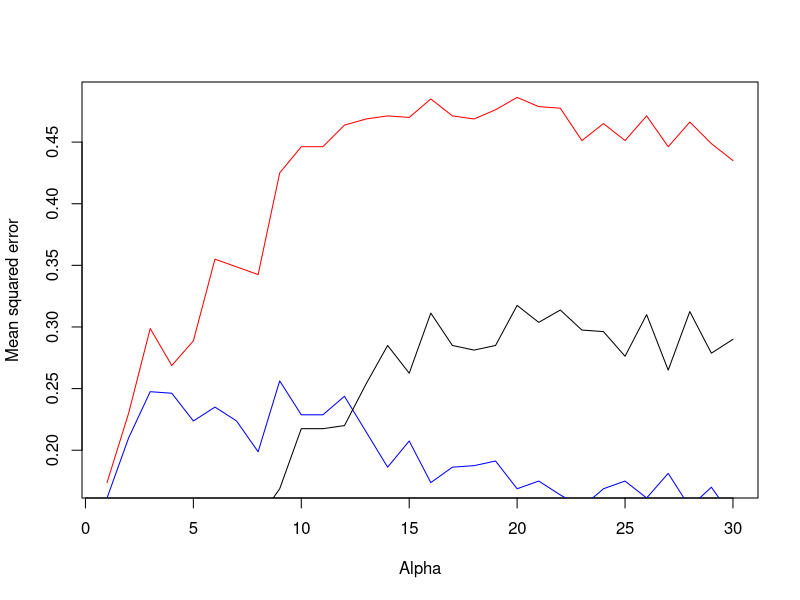

Write R code to recreate this figure.
rm(list=ls())
#install.packages('MASS')
set.seed(123)
library(mvtnorm)
library(ggplot2)
library(MASS)

#Exercise 1a
# initial parameters and data generation

mu1 <- c(-3,3)
mu2<- c(5,5)
sigma1<- matrix(c(16,-2,-2,9),2,2, byrow = T)
n1<- 300
n2<- 500
N<- n1+n2
#### 1a, Data generating fucntion####
data.sim<- function(n1,n2,mu1,mu2,sigma1, sigma2){
  Class<- c(rep(1, n1), rep(2, n2))
  X1<- rmvnorm(n1, mean = mu1, sigma = sigma1)
  X2<- rmvnorm(n2, mean = mu2, sigma = sigma2)
  X<- rbind(X1,X2)
  Output.dataset<- data.frame(Class, X)
  return(Output.dataset)
}
thedataset<- data.sim(n1,n2,mu1,mu2,sigma1 , sigma1)
#####1b, lda, qda results generating function####
LDA.QDA.results<- function(y, x, data){
  LDA.results<- lda(y~x, data = data)
  QDA.results<- qda(y~x, data = data)
  
  LDA.pred<- predict(LDA.results, data=thedataset)
  QDA.pred<- predict(QDA.results, data= thedataset)
  
  LDA.MSE<- mean(LDA.pred$class!=y)
  QDA.MSE<- mean(QDA.pred$class!= y)
  return(c(LDA.MSE, QDA.MSE))
}

LDA.QDA.results(thedataset$Class, (thedataset$X1+thedataset$X2), data = thedataset)
#### 2a, 100 simulations####
set.seed(456)
num.sim<- 100
MSE.simulation.func<- function(num.sim,n1, n2, mu1, m2, sigma1, sigma2) {
  LDA.100MSE<- c()
  QDA.100MSE<- c()
  for (i in 1:num.sim) {
    data1<- data.sim(n1, n2, mu1, mu2, sigma1, sigma1)
    ldaqdamses<- LDA.QDA.results(data1$Class, (data1$X1+data1$X2), data=data1)
    LDA.100MSE<- c(LDA.100MSE, ldaqdamses[1])
    QDA.100MSE<- c(QDA.100MSE, ldaqdamses[2])
  }
  return(cbind(LDA.100MSE, QDA.100MSE))
}
set.seed(100)
colMeans(MSE.simulation.func(num.sim, n1, n2, mu1, mu2, sigma1, sigma1))
#### 2b, manipulation of initial simulation for increasing difference between 
        # LDA and QDA MSEs
# setting sigma.difference 1 and 2
#sigma.diff<- matrix(c(1,0,0,3), 2,2, byrow = T)
sigma.diff<- matrix(c(24,2,2,-20), 2,2, byrow = T)
# now we will assume that sigma1!= sigma2 and we expect that QDA will outperform LDA
# sigma2= sigma1+ alpha*sigma.difference
sigma2<- sigma1
#we will use alpha 30
alpha=30
LDA.QDA.res.matrix<- matrix(NA, 30,2)
for (s in 1:alpha) {
  sigma2<- sigma1+ s*sigma.diff
  data2<- data.sim(n1,n2,mu1,mu2, sigma1, sigma2)
  ress<- LDA.QDA.results(data2$Class, (data2$X1+data2$X2), data = data2)
  LDA.QDA.res.matrix[s,1]<- ress[1]
  LDA.QDA.res.matrix[s,2]<- ress[2]
}
MSE.diff<- LDA.QDA.res.matrix[,1]-LDA.QDA.res.matrix[,2]
plot(1:length(LDA.QDA.res.matrix[,1]),LDA.QDA.res.matrix[,1] , type = 'l', col='red', xlab = 'Alpha', ylab = 'Mean squared error')
lines(1:length(LDA.QDA.res.matrix[,2]), LDA.QDA.res.matrix[,2], type = 'l', col='blue')
lines(1:length(MSE.diff), MSE.diff, col='Black', type = 'l')

